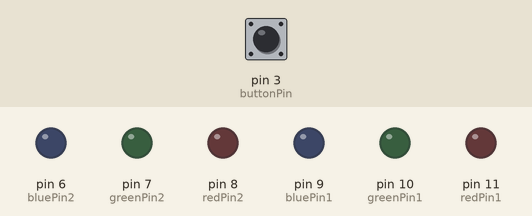
Recording of a sketch running on a simulated Arduino Uno, built with avr-gcc and run on an emulated ATmega328P. Parts: output pins drawn as LEDs (lit = HIGH). The test bench sets the inputs (shaded band); at power-on: pin 3 (buttonPin) HIGH.

Above: at 1.2 s.
1.3 s: pin 3 (buttonPin) pulled LOW for 0.15 s
At 2.3 s:
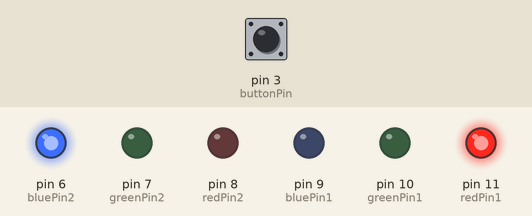
At 4.1 s:
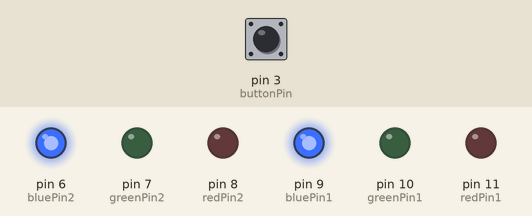
4.4 s: pin 3 (buttonPin) pulled LOW for 1 s
At 6.9 s:
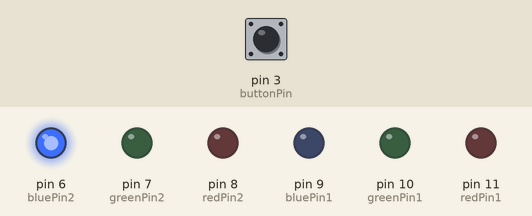
Timing chart, 0 to 8.4 s (numbered marks = the images above; inputs shaded):
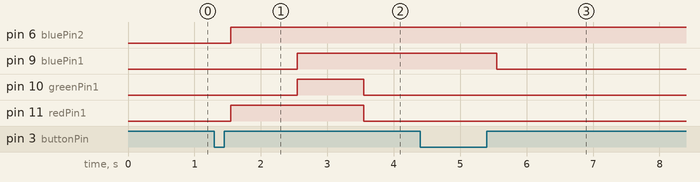

The sketch:

2_LED_RGB_with_color_change_with_button_and_IR_rec.ino
```cpp
const int buttonPin = 3;
const int redPin1 = 11;
const int greenPin1 = 10;
const int bluePin1 = 9;
const int redPin2 = 8;
const int greenPin2 = 7;
const int bluePin2 = 6;
int counter = 0;
bool access2 = false;


void setup() {
  Serial.begin(1200);
  pinMode(buttonPin, INPUT);
  pinMode(redPin1, OUTPUT);
  pinMode(greenPin1, OUTPUT);
  pinMode(bluePin1, OUTPUT);
  pinMode(redPin2, OUTPUT);
  pinMode(greenPin2, OUTPUT);
  pinMode(bluePin2, OUTPUT);
}

void loop() {
  if(Serial.available())  /* If data is available on serial port */
  {
    /*Serial.print(char(Serial.read()));*/
    /*Serial.print("-");*/
    if(char(Serial.read()) == 50) {
      access2 = true;
      Serial.println(access2);/* Print character received on to the serial monitor */
    }
  }
  int buttonState;
  buttonState = digitalRead(buttonPin);

  if (buttonState == LOW) {
    counter++;
    delay(250);
  }


  else if (counter == 0) {
    digitalWrite(redPin1, LOW);
    digitalWrite(greenPin1, LOW);
    digitalWrite(bluePin1, LOW);
  }

  else if (counter == 1) {
    digitalWrite(bluePin2, HIGH);
    digitalWrite(bluePin1, LOW);
    digitalWrite(redPin1, HIGH);
    delay(1000);
    digitalWrite(greenPin1, HIGH);
    digitalWrite(bluePin1, HIGH);
    delay(1000);
    digitalWrite(greenPin1, LOW);
    digitalWrite(redPin1, LOW);
    digitalWrite(bluePin1, HIGH);
    delay(1000);
  }

  else if (counter == 2) {
    if (access2 == true) {
      digitalWrite(redPin1, HIGH);
      digitalWrite(greenPin1, HIGH);
      digitalWrite(bluePin1, HIGH);
    } else {
        counter++;
      }
  }

  else if (counter == 3) {
    digitalWrite(redPin1, LOW);
    digitalWrite(greenPin1, LOW);
    digitalWrite(bluePin1, HIGH);
  }

  else {
    counter = 0;
  }

}
```

Measured:
- after the input at 1.3 s, pin 6 (bluePin2): LOW → HIGH after 0.25 s; pin 9 (bluePin1): LOW → HIGH after 1.3 s; pin 10 (greenPin1): LOW → HIGH after 1.3 s, → LOW 1.0 s later; pin 11 (redPin1): LOW → HIGH after 0.25 s, → LOW 2.0 s later
- after the input at 4.4 s, pin 10 (greenPin1), pin 11 (redPin1): stops changing and stays LOW
